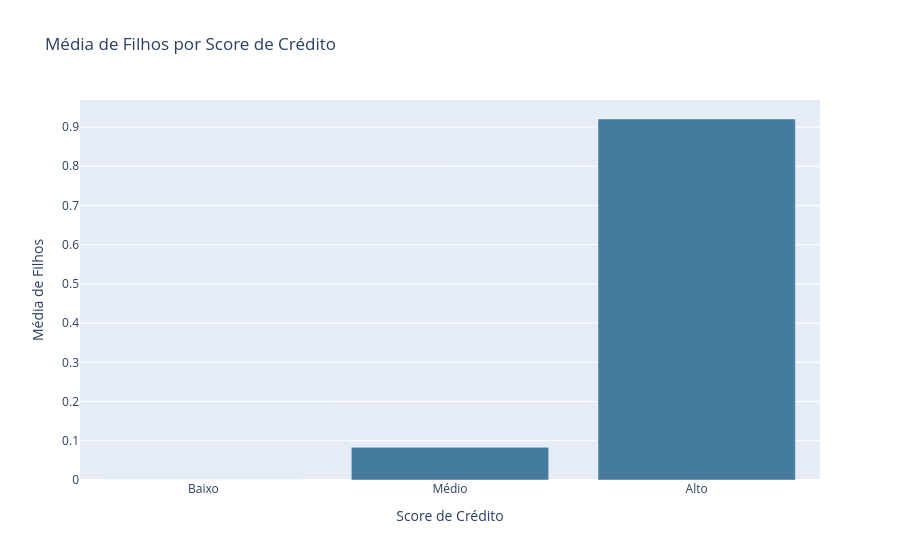

Write notebook code for a chart like this one.
### Markdown cell above
### 3.2.7 Existe relação entre quantidade de filhos e pontuação de crédito?

### Code cell
order_credit_score = ['Baixo', 'Médio', 'Alto']

average_children_by_credit_score = df.groupby('Credit Score')['Number of Children'].mean().reset_index()

fig = px.bar(
    average_children_by_credit_score,
    x='Credit Score',
    y='Number of Children',
    category_orders={'Credit Score': order_credit_score},
    title='Média de Filhos por Score de Crédito',
    labels={
        'Credit Score': 'Score de Crédito',
        'Number of Children': 'Média de Filhos'
    },
    color_discrete_sequence=['#457b9d']
)

fig.show()

### Figure 1 — Plotly figure (JSON) as saved in the notebook; plotly's stock layout.template omitted (floating-point values rounded to 4 significant figures)
{"data": [{"hovertemplate": "Score de Crédito=%{x}<br>Média de Filhos=%{y}<extra></extra>", "legendgroup": "", "marker": {"color": "#457b9d", "pattern": {"shape": ""}}, "name": "", "orientation": "v", "showlegend": false, "textposition": "auto", "type": "bar", "x": ["Alto", "Baixo", "Médio"], "xaxis": "x", "y": [0.9204, 0.0, 0.08333], "yaxis": "y"}], "layout": {"barmode": "relative", "legend": {"tracegroupgap": 0}, "title": {"text": "Média de Filhos por Score de Crédito"}, "xaxis": {"anchor": "y", "categoryarray": ["Baixo", "Médio", "Alto"], "categoryorder": "array", "domain": [0, 1], "title": {"text": "Score de Crédito"}}, "yaxis": {"anchor": "x", "domain": [0, 1], "title": {"text": "Média de Filhos"}}}}
